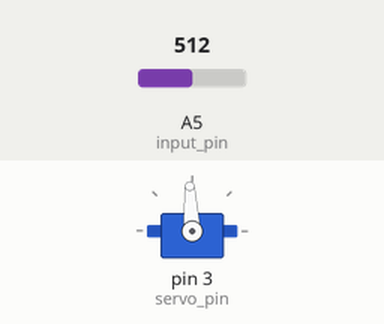
This sketch was run on a simulated Arduino Uno, built with avr-gcc and run on an emulated ATmega328P. On the bench: servo. The test bench sets the inputs (shaded band); at power-on: A5 (input_pin) = 512.

Above: at 1.2 s.
1.3 s: A5 (input_pin) set to 716
At 1.9 s:
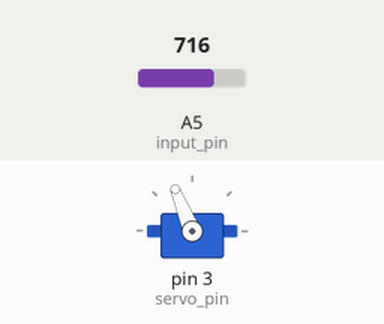
2.8 s: A5 (input_pin) set to 900
At 4.0 s:
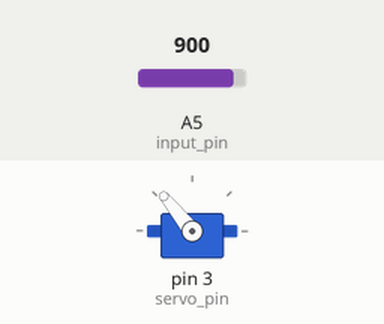
4.3 s: A5 (input_pin) set to 1023
At 5.4 s:
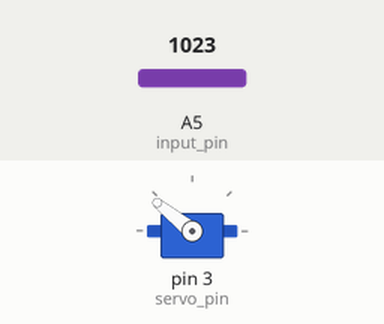
5.8 s: A5 (input_pin) set to 306
At 6.5 s:
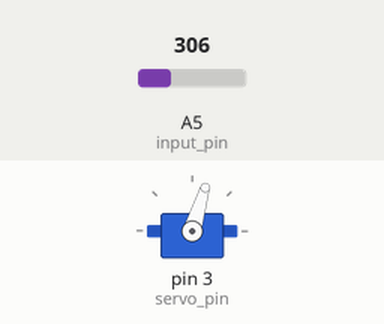
7.3 s: A5 (input_pin) set to 122
At 7.7 s:
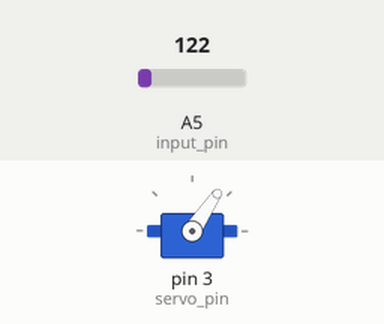
8.8 s: A5 (input_pin) set to 511
At 10.0 s:
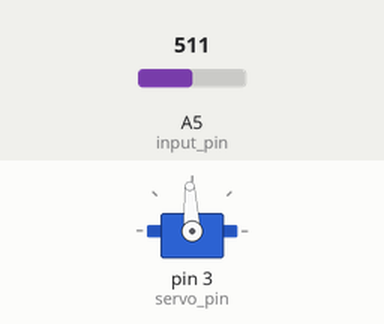
Timing chart, 0 to 11.3 s (numbered marks = the images above; inputs shaded):
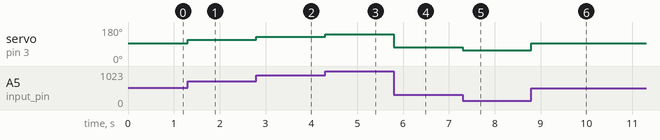

Measured:
- after the input at 1.3 s, servo on pin 3 (servo_pin): 93° → 112° at once
- after the input at 2.8 s, servo on pin 3 (servo_pin): 112° → 129° at once
- after the input at 4.3 s, servo on pin 3 (servo_pin): 129° → 141° at once
- after the input at 5.8 s, servo on pin 3 (servo_pin): 141° → 73° at once
- after the input at 7.3 s, servo on pin 3 (servo_pin): 73° → 56° at once
- after the input at 8.8 s, servo on pin 3 (servo_pin): 56° → 93° at once

The sketch:

rc_servo.ino
```cpp
// Include the Servo library.
#include <Servo.h>

// Analog input pin.
const int input_pin = A5;
// Servo output pin. Must be a PWM pin.
const int servo_pin = 3;
// Instantiate a Servo object called servo.
Servo servo;

void setup() {
  // Attach the servo object to the servo pin.
  servo.attach(servo_pin);
}

void loop() {
  // Read the potentiometer.
  int input = analogRead(input_pin);
  // Map the analog value from 0 to 1023 to a pulse width
  // between 1000 and 2000.
  // The suffix _us stands for microseconds.
  int pulse_width_us = map(input, 0, 1023, 1000, 2000);
  // Set the servo PWM pulse width to that value.
  servo.writeMicroseconds(pulse_width_us);
}
```
